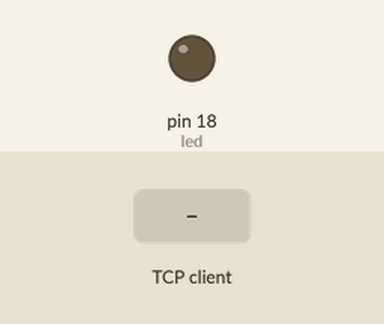
A program run on a simulated Raspberry Pi (header pin numbers). Shown: output pins drawn as LEDs (lit = HIGH). The inputs (shaded band) are chosen by the test bench. One TCP client connects 1 s after the port opens and stays connected.

Above: at 5.0 s.
5.1 s: the TCP client sends "1"
At 6.0 s:
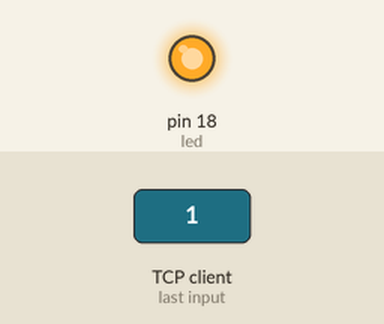
6.6 s: the TCP client sends "0"
At 7.1 s:
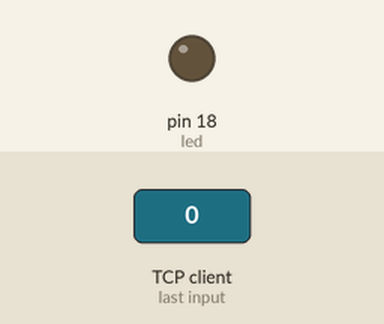
Timing chart, 0 to 9.6 s (numbered marks = the images above; inputs shaded):
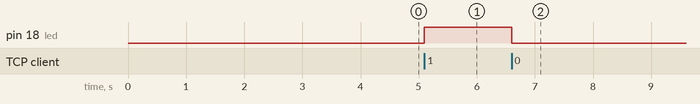

The program:

server_led.py
```python
#!/usr/bin/python

import select
import socket
import RPi.GPIO as GPIO
import time
import sys
import Queue

GPIO.setwarnings(False)
GPIO.setmode(GPIO.BOARD)
led = 18
GPIO.setup(led,GPIO.OUT)

HOST = ''                 # Symbolic name meaning all available interfaces
PORT = 50007              # Arbitrary non-privileged port

# Create a TCP/IP socket
server = socket.socket(socket.AF_INET, socket.SOCK_STREAM)
server.setblocking(0)

# Bind the socket to the port
server.bind((HOST, PORT))

# Listen for incoming connections
server.listen(5)

# Sockets from which we expect to read
inputs = [ server ]

# Sockets to which we expect to write
outputs = [ ]

# Outgoing message queues (socket:Queue)
message_queues = {}

while inputs:

    # Wait for at least one of the sockets to be ready for processing
    readable, writable, exceptional = select.select(inputs, outputs, [])

    # Handle inputs
    for s in readable:

        if s is server:
            # A "readable" server socket is ready to accept a connection
            connection, client_address = s.accept()
            connection.setblocking(0)
            inputs.append(connection)

            # Give the connection a queue for data we want to send
            message_queues[connection] = Queue.Queue()
        else:
            data = s.recv(1024)
            if data:
                # A readable client socket has data
                # print data
                # message_queues[s].put(data)
                if data == "1":
                        GPIO.output(led, GPIO.HIGH)
                        message_queues[s].put("Light On ")
                elif data == "0":
                        GPIO.output(led, GPIO.LOW)
                        message_queues[s].put("Light Off ")
                else:
                        message_queues[s].put("Type 1 or 0 ")
                # Add output channel for response
                if s not in outputs:
                    outputs.append(s)
            else:
                # Interpret empty result as closed connection
                # Stop listening for input on the connection
                if s in outputs:
                    outputs.remove(s)
                inputs.remove(s)
                s.close()

                # Remove message queue
                del message_queues[s]

    # Handle outputs
    for s in writable:
        try:
            next_msg = message_queues[s].get_nowait()
        except Queue.Empty:
            # No messages waiting so stop checking for writability.
            outputs.remove(s)
        else:
            s.send(next_msg)
```

Measured:
- after the input at 5.1 s, pin 18 (led): LOW → HIGH at once
- after the input at 6.6 s, pin 18 (led): HIGH → LOW at once
